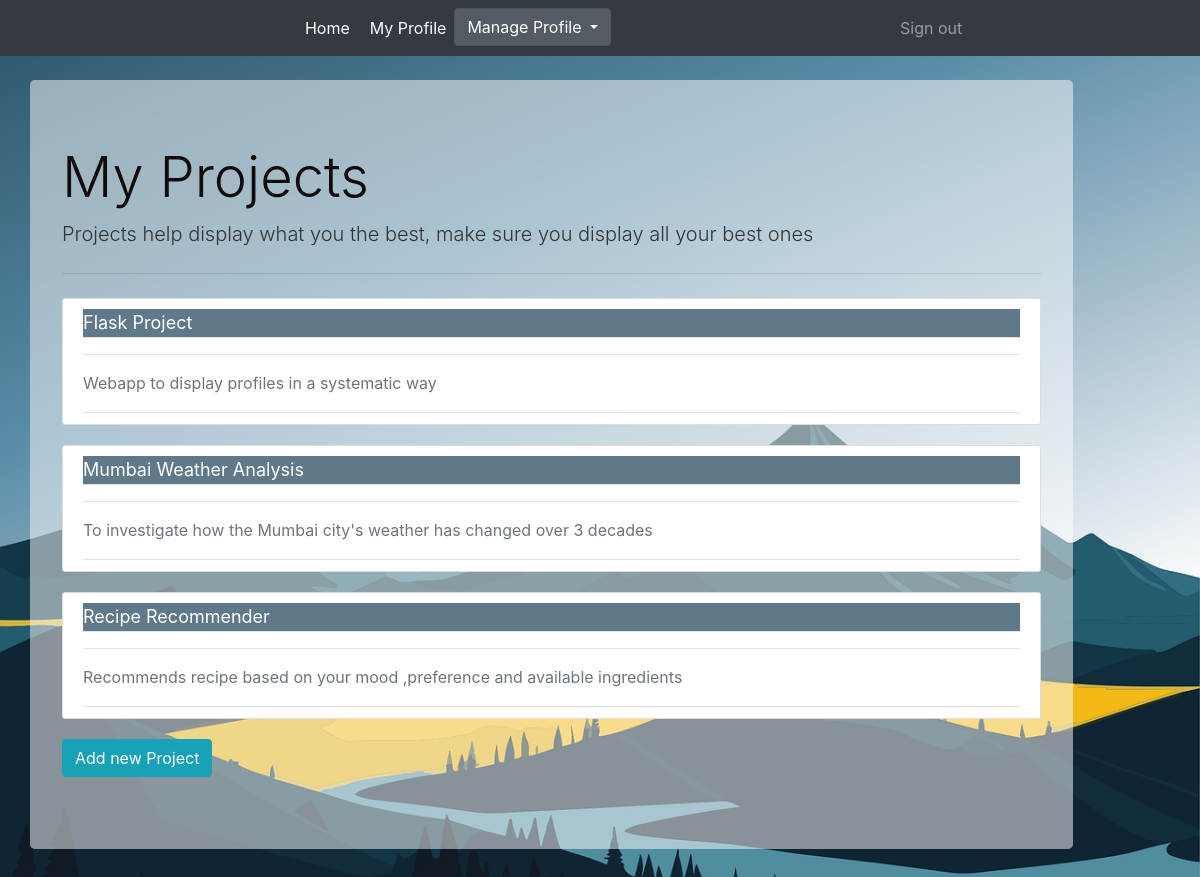
The page /projects (signed in) on the database its author committed.
### Portfolio/models.py (models this page shows, shortened)
class Project(db.Model):
    id = db.Column(db.Integer,primary_key = True)
    project_title = db.Column(db.String(100),nullable = False)
    project_overview = db.Column(db.Text,nullable = False)
    project_url = db.Column(db.String(300),nullable = False)
    user_id = db.Column(db.Integer,db.ForeignKey('user.id'),nullable=False)

### Portfolio/routes.py (the view)
@app.route("/projects",methods=['GET'])
@login_required
def projects():
    projects = Project.query.filter_by(user_id=current_user.id).all()
    return render_template('projects.html',projects=projects)

### Portfolio/models.py (called while the page is built)
@login_manager.user_loader
def load_user(user_id):
    return User.query.get(int(user_id))

### Portfolio/templates/projects.html
{% extends 'layouts_profile.html' %}
{% block content %}
<div class="jumbotron">
  <h1 class="display-4">My Projects</h1>
  <p class="lead">Projects help display what you the best, make sure you display all your best ones</p>
  <hr class="my-4">
  {% for project in projects %}
  <article class="media content-section">
    <div class="media-body">
      <div class="article-metadata">
        <div class="article-metadata article-metadata-head">
          <a  class="project-title-link" href="{{ url_for('curr_project',project_id = project.id) }}">{{ project.project_title }}</a>
        </div>
        <hr>
        <p class="text-muted">{{ project.project_overview }}</p>
  </article>
  {% endfor %}
  <a href='{{ url_for("add_project") }}'>
      <button class="btn btn-info mb-2">
          Add new Project
      </button>
  </a>
</div>
{% endblock content %}

### Portfolio/static/main.css (style rules this page uses)
body { background: #6e869399; background-image : url('background.png'); background-size: cover; background-repeat: no-repeat; color: #333333; }
h1, h2, h3, h4, h5, h6 { color: #100a0a; }
.content-section { background: #ffffff; padding: 10px 20px; border: 1px solid #dddddd; border-radius: 3px; margin-bottom: 20px; }
.article-metadata { padding-bottom: 1px; margin-bottom: 1px; border-bottom: 1px solid #e3e3e3 }
.project-title-link:link { color: #ffffff; text-decoration: none; }
.article-metadata .article-metadata-head { background-color: #5f788a; font-size: large; color:#474747; }
.jumbotron { background-color: rgba(255, 255, 255, 0.5); }

### rows shown on the page
Project: project_title "Flask Project", project_overview "Webapp to display profiles in a systematic way"
Project: project_title "Mumbai Weather Analysis", project_overview "To investigate how the Mumbai city's weather has changed over 3 decades"
Project: project_title "Recipe Recommender", project_overview "Recommends recipe based on your mood ,preference and available ingredients"
